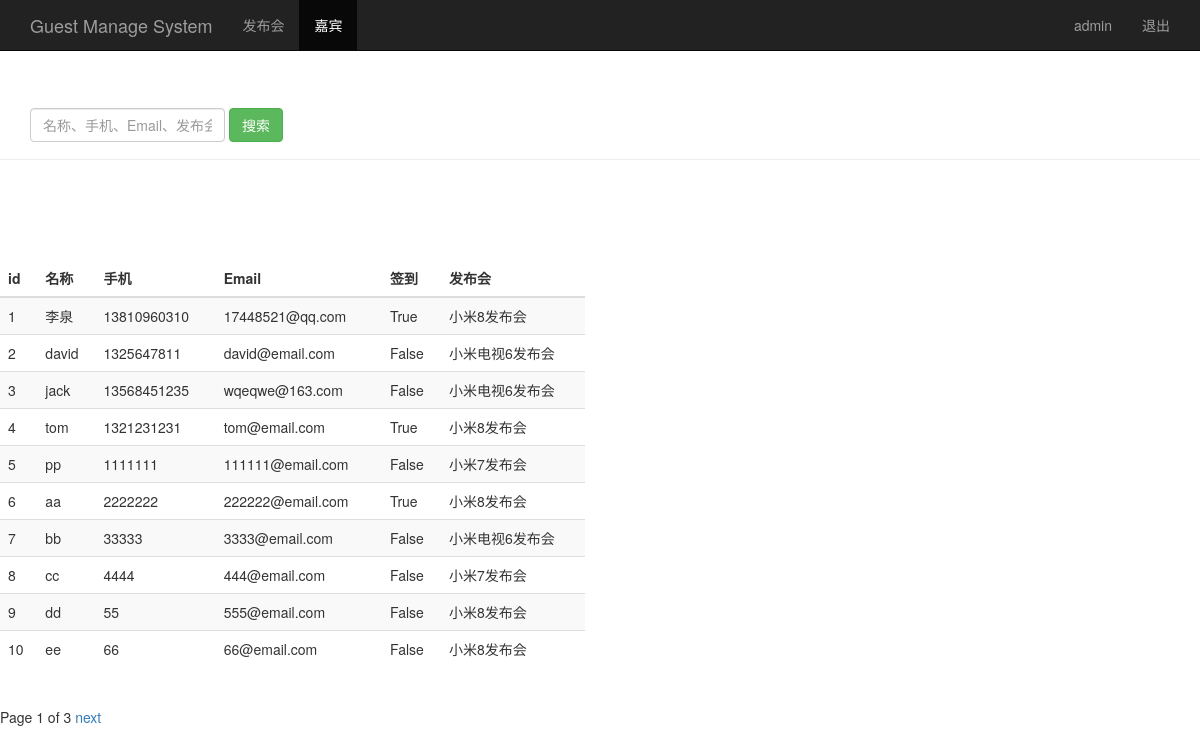
The page /guest_manage/ (signed in) on the database its author committed.
### sign/models.py (models this page shows, shortened)
class Guest(models.Model):
    event = models.ForeignKey(Event)  # 关联发布会 id
    realname = models.CharField(max_length=64)  # 姓名
    phone = models.CharField(max_length=16)  # 手机号
    email = models.EmailField()  # 邮箱
    sign = models.BooleanField()  # 签到状态
    create_time = models.DateTimeField(auto_now=True)  # 创建时间（自动获取当前时间）
    class Meta:
        unique_together = ('event', 'phone')

class Event(models.Model):
    name = models.CharField(max_length=100)  # 发布会标题
    limit = models.IntegerField()  # 参加人数
    status = models.BooleanField()  # 状态
    address = models.CharField(max_length=200)  # 地址
    start_time = models.DateTimeField('event time')  # 发布会时间
    create_time = models.DateTimeField(auto_now=True)  # 创建时间（自动获取当前时间）
    def __str__(self):
        return self.name

### sign/views.py (the view)
# urls.py: url(r'^guest_manage/$',views.guest_manage),
@login_required
def guest_manage(request):
    username = request.session.get('user', '')  # 读取浏览器 session
    guest_list = Guest.objects.all()
    paginator = Paginator(guest_list, 10)
    page = request.GET.get('page')
    try:
        contacts = paginator.page(page)
    except PageNotAnInteger:
        contacts = paginator.page(1)
    except EmptyPage:
        contacts = paginator.page(paginator.num_pages)
    return render(request, 'guest_manage.html', {'user': username, 'guests': contacts})

### templates/guest_manage.html (shortened to what this page needs)
<!DOCTYPE html>
<html lang="en">
<head>
    {% load bootstrap3 %}
    {% bootstrap_css %}
</head>
<body>
    <nav class="navbar navbar-inverse navbar-fixed-top">
        <div class="container">
            <div class="navbar-header">
                <a class="navbar-brand" href="/event_manage/">Guest Manage System</a>
            </div>
            <div id="navbar" class="collapse navbar-collapse">
                <ul class="nav navbar-nav">
                    <li><a href="/event_manage/">发布会</a></li>
                    <li class="active"><a href="#">嘉宾</a></li>
                </ul>
                <ul class="nav navbar-nav navbar-right">
                    <li><a href="#">{{ user }}</a></li>
                    <li><a href="/logout/">退出</a></li>
                </ul>
            </div>
        </div>
    </nav>
    <div class="page-header" style="padding-top: 60px">
        <div id="navbar" class="navbar-collapse collapse">
            <form class="navbar-form" method="get" action="/search_guest_text/">
                <div class="form-group">
                    <input name="search_text" type="text" placeholder="名称、手机、Email、发布会" class="form-control" value="{{ search_text }}">
                </div>
                <button type="submit" class="btn btn-success">搜索</button>
            </form>
        </div>
    </div>
    <div class="row" style="padding-top: 80px">
        <div class="col-md-6">
            <table class="table table-striped">
                <thead>
                    <tr>
                        <th>id</th><th>名称</th><th>手机</th><th>Email</th><th>签到</th><th>发布会</th>
                    </tr>
                </thead>
                <tbody>
                    {% for guest in guests %}
                        <tr>
                            <td>{{ guest.id }}</td>
                            <td>{{ guest.realname }}</td>
                            <td>{{ guest.phone }}</td>
                            <td>{{ guest.email }}</td>
                            <td>{{ guest.sign }}</td>
                            <td>{{ guest.event }}</td>
                        </tr>
                    {% endfor %}
                </tbody>
            </table>
        </div>
    </div>
    <div class="pagination">
        <span class="step-links">
            <span class="current">
                Page {{ guests.number }} of {{ guests.paginator.num_pages }}
            </span>
            {% if guests.has_next %}
                <a href="?page={{ guests.next_page_number }}&search_text={{ search_text }}">next</a>
            {% endif %}
        </span>
    </div>
</body>
</html>

### rows shown on the page
Guest: id "1", realname "李泉", phone "13810960310", email "17448521@qq.com", sign "True", event "小米8发布会"
Guest: id "2", realname "david", phone "1325647811", email "david@email.com", sign "False", event "小米电视6发布会"
Guest: id "3", realname "jack", phone "13568451235", email "wqeqwe@163.com", sign "False", event "小米电视6发布会"
Guest: id "4", realname "tom", phone "1321231231", email "tom@email.com", sign "True", event "小米8发布会"
Guest: id "5", realname "pp", phone "1111111", email "111111@email.com", sign "False", event "小米7发布会"
Guest: id "6", realname "aa", phone "2222222", email "222222@email.com", sign "True", event "小米8发布会"
Guest: id "7", realname "bb", phone "33333", email "3333@email.com", sign "False", event "小米电视6发布会"
Guest: id "8", realname "cc", phone "4444", email "444@email.com", sign "False", event "小米7发布会"
Guest: id "9", realname "dd", phone "55", email "555@email.com", sign "False", event "小米8发布会"
Guest: id "10", realname "ee", phone "66", email "66@email.com", sign "False", event "小米8发布会"

### other values the page prints
{{ user }} "admin"
{{ guests.number }} "1"
{{ guests.paginator.num_pages }} "3"
